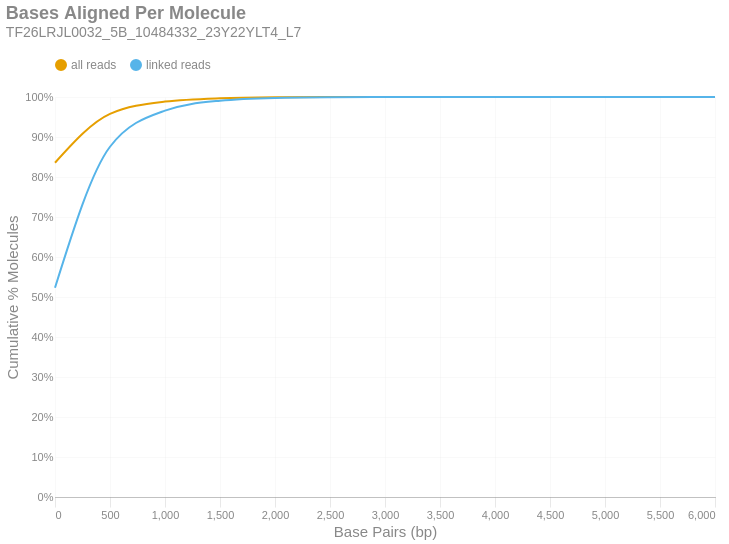

The notebook cell saved with this chart:
### Markdown cell above
### Bases Aligned Per Molecule
This is a cumulative frequency distribution showing the number of base pairs aligned per unique molecule. These data are shown in 500 bp bins. There are two distributions: one with `all reads` (yellow) and another with only `linked reads` (blue). The percent of molecules in the `linked reads` distribution is relative to the total number of linked molecules.

### Code cell
if SKIPLR:
    print_html(f"Skipped")
else:
    binned_df = consolidated_hist(valids['aligned_bp'], mask, 500, True)
    with SafeRender(binned_df):
        (
            density_plot(binned_df, 'Bases Aligned Per Molecule', samplename, 'basesper')
            .encode(
                x=alt.X('bin:Q', title="Base Pairs (bp)").axis(tickMinStep=500).scale(padding=0),
                y=alt.Y('value:Q', title='Cumulative % Molecules')
                    .axis(format='%')
                    .scale(domain = [0,1])
                    .stack(False),
                color=alt.Color("key:N").scale(domain = ["all reads", "linked reads"]),
                tooltip = [
                    alt.Tooltip("key:N", title = "Data Type"),
                    alt.Tooltip("range_label:N", title="Bases Aligned Per Molecule"),
                    alt.Tooltip("value:Q", format = ".2%", title="% Molecules (Cum.)")
                ]
            )
        ).display()

### Figure 1 — Vega-Lite specification as saved in the notebook (floating-point values rounded to 4 significant figures)
{"width": "container", "height": 400, "config": {"title": {"anchor": "start", "dy": -15, "fontSize": 18, "color": "#888888", "subtitleColor": "#888888", "subtitleFontSize": 14}, "arc": {"fill": "#0072B2"}, "axis": {"domainColor": "#888888", "domainWidth": 0.5, "gridWidth": 0.2, "grid": false, "titleFontWeight": 400, "titleFontSize": 15, "labelFontSize": 11, "labelColor": "#888888", "tickColor": "#888888", "tickWidth": 0.2, "titleColor": "#888888"}, "axisBand": {"grid": false}, "axisX": {"grid": true, "tickSize": 10, "domainCap": "round"}, "axisY": {"domain": false, "grid": true, "tickSize": 0, "domainCap": "round"}, "background": "transparent", "header": {"labelFontSize": 15, "labelColor": "#888888", "titleFontSize": 15, "titleFontWeight": 600, "titleColor": "#888888"}, "legend": {"labelFont": "sans-serif", "labelFontSize": 12, "labelColor": "#888888", "symbolSize": 100, "symbolType": "circle", "titleFontSize": 12, "titlePadding": 10, "titleColor": "#888888", "title": null, "orient": "top"}, "range": {"category": ["#E69F00", "#56B4E9", "#009E73", "#F0E442", "#0072B2", "#D55E00", "#CC79A7", "#000000"], "diverging": ["#cfe8f3", "#a2d4ec", "#73bfe2", "#46abdb", "#1696d2", "#12719e"]}, "area": {"fill": "#0072B2", "fillOpacity": 0.7, "line": true, "strokeOpacity": 0.7}, "line": {"color": "#0072B2", "stroke": "#0072B2", "strokeWidth": 2}, "trail": {"color": "#0072B2", "stroke": "#0072B2", "strokeWidth": 0, "size": 1}, "point": {"filled": true, "fillOpacity": 1.0, "size": 95}, "text": {"color": "#888888", "fontSize": 11, "align": "right", "fontWeight": 400, "size": 11}, "bar": {"fill": "#0072B2", "stroke": null}, "view": {"stroke": null, "continuousWidth": 660, "continuousHeight": 400}}, "data": {"name": "data-3fbaff08f8ea25fe37b9aef0b1b8f18c"}, "mark": {"type": "line", "interpolate": "monotone", "point": {"opacity": 0, "size": 275}}, "encoding": {"color": {"field": "key", "scale": {"domain": ["all reads", "linked reads"]}, "type": "nominal"}, "tooltip": [{"field": "key", "title": "Data Type", "type": "nominal"}, {"field": "range_label", "title": "Bases Aligned Per Molecule", "type": "nominal"}, {"field": "value", "format": ".2%", "title": "% Molecules (Cum.)", "type": "quantitative"}], "x": {"axis": {"tickMinStep": 500}, "field": "bin", "scale": {"padding": 0}, "title": "Base Pairs (bp)", "type": "quantitative"}, "y": {"axis": {"format": "%"}, "field": "value", "scale": {"domain": [0, 1]}, "stack": false, "title": "Cumulative % Molecules", "type": "quantitative"}}, "params": [{"name": "param_c36ac31b6afebe62", "select": {"type": "point", "fields": ["key"]}, "bind": "legend"}], "title": {"text": "Bases Aligned Per Molecule", "subtitle": "TF26LRJL0032_5B_10484332_23Y22YLT4_L7"}, "transform": [{"fold": ["all reads (cumsum)", "linked reads (cumsum)"]}, {"calculate": "replace(datum.key, ' (cumsum)', '')", "as": "key"}, {"filter": {"param": "param_c36ac31b6afebe62"}}], "usermeta": {"embedOptions": {"downloadFileName": "TF26LRJL0032_5B_10484332_23Y22YLT4_L7.basesper"}}, "$schema": "https://vega.github.io/schema/vega-lite/v6.4.1.json", "datasets": {"data-3fbaff08f8ea25fe37b9aef0b1b8f18c": [{"bin": "0.0", "interval": "0.0-500.0", "all reads": 0.8357, "linked reads": 0.5233, "all reads (cumsum)": 0.8357, "linked reads (cumsum)": 0.5233, "range_label": "0-499"}, {"bin": "500.0", "interval": "500.0-1000.0", "all reads": 0.1221, "linked reads": 0.3524, "all reads (cumsum)": 0.9578, "linked reads (cumsum)": 0.8757, "range_label": "500-999"}, {"bin": "1000.0", "interval": "1000.0-1500.0", "all reads": 0.03073, "linked reads": 0.09043, "all reads (cumsum)": 0.9885, "linked reads (cumsum)": 0.9661, "range_label": "1000-1499"}, {"bin": "1500.0", "interval": "1500.0-2000.0", "all reads": 0.008365, "linked reads": 0.02471, "all reads (cumsum)": 0.9969, "linked reads (cumsum)": 0.9908, "range_label": "1500-1999"}, {"bin": "2000.0", "interval": "2000.0-2500.0", "all reads": 0.002345, "linked reads": 0.006935, "all reads (cumsum)": 0.9992, "linked reads (cumsum)": 0.9977, "range_label": "2000-2499"}, {"bin": "2500.0", "interval": "2500.0-3000.0", "all reads": 0.0005494, "linked reads": 0.001625, "all reads (cumsum)": 0.9998, "linked reads (cumsum)": 0.9994, "range_label": "2500-2999"}, {"bin": "3000.0", "interval": "3000.0-3500.0", "all reads": 0.0001464, "linked reads": 0.000433, "all reads (cumsum)": 0.9999, "linked reads (cumsum)": 0.9998, "range_label": "3000-3499"}, {"bin": "3500.0", "interval": "3500.0-4000.0", "all reads": 4.449e-05, "linked reads": 0.0001316, "all reads (cumsum)": 1.0, "linked reads (cumsum)": 0.9999, "range_label": "3500-3999"}, {"bin": "4000.0", "interval": "4000.0-4500.0", "all reads": 1.966e-05, "linked reads": 5.815e-05, "all reads (cumsum)": 1.0, "linked reads (cumsum)": 1.0, "range_label": "4000-4499"}, {"bin": "4500.0", "interval": "4500.0-5000.0", "all reads": 6.208e-06, "linked reads": 1.836e-05, "all reads (cumsum)": 1.0, "linked reads (cumsum)": 1.0, "range_label": "4500-4999"}, {"bin": "5000.0", "interval": "5000.0-5500.0", "all reads": 5.174e-07, "linked reads": 1.53e-06, "all reads (cumsum)": 1.0, "linked reads (cumsum)": 1.0, "range_label": "5000-5499"}, {"bin": "5500.0", "interval": "5500.0-6000.0", "all reads": 0.0, "linked reads": 0.0, "all reads (cumsum)": 1.0, "linked reads (cumsum)": 1.0, "range_label": "5500-5999"}, {"bin": "6000.0", "interval": "6000.0-6500.0", "all reads": 5.174e-07, "linked reads": 1.53e-06, "all reads (cumsum)": 1.0, "linked reads (cumsum)": 1.0, "range_label": "6000-6499"}]}}
